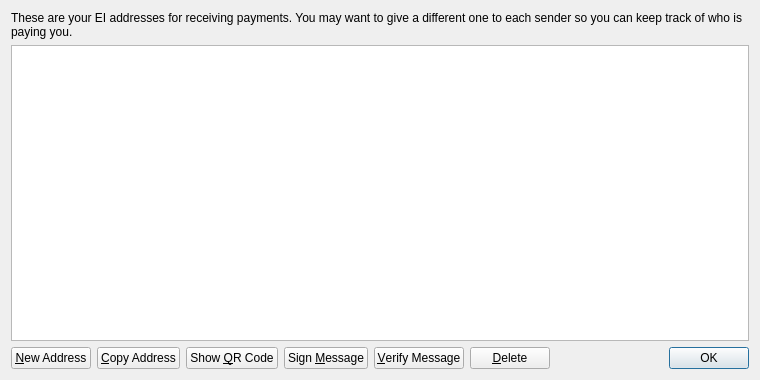
<?xml version="1.0" encoding="UTF-8"?>
<ui version="4.0">
 <class>AddressBookPage</class>
 <widget class="QWidget" name="AddressBookPage">
  <property name="geometry">
   <rect>
    <x>0</x>
    <y>0</y>
    <width>760</width>
    <height>380</height>
   </rect>
  </property>
  <property name="windowTitle">
   <string>Address Book</string>
  </property>
  <layout class="QVBoxLayout" name="verticalLayout">
   <item>
    <widget class="QLabel" name="labelExplanation">
     <property name="text">
      <string>These are your EI addresses for receiving payments. You may want to give a different one to each sender so you can keep track of who is paying you.</string>
     </property>
     <property name="textFormat">
      <enum>Qt::PlainText</enum>
     </property>
     <property name="wordWrap">
      <bool>true</bool>
     </property>
    </widget>
   </item>
   <item>
    <widget class="QTableView" name="tableView">
     <property name="contextMenuPolicy">
      <enum>Qt::CustomContextMenu</enum>
     </property>
     <property name="toolTip">
      <string>Double-click to edit address or label</string>
     </property>
     <property name="tabKeyNavigation">
      <bool>false</bool>
     </property>
     <property name="alternatingRowColors">
      <bool>true</bool>
     </property>
     <property name="selectionMode">
      <enum>QAbstractItemView::SingleSelection</enum>
     </property>
     <property name="selectionBehavior">
      <enum>QAbstractItemView::SelectRows</enum>
     </property>
     <property name="sortingEnabled">
      <bool>true</bool>
     </property>
     <attribute name="verticalHeaderVisible">
      <bool>false</bool>
     </attribute>
    </widget>
   </item>
   <item>
    <layout class="QHBoxLayout" name="horizontalLayout">
     <item>
      <widget class="QPushButton" name="newAddressButton">
       <property name="toolTip">
        <string>Create a new address</string>
       </property>
       <property name="text">
        <string>&amp;New Address</string>
       </property>
       <property name="icon">
        <iconset resource="../bitcoin.qrc">
         <normaloff>:/icons/add</normaloff>:/icons/add</iconset>
       </property>
      </widget>
     </item>
     <item>
      <widget class="QPushButton" name="copyToClipboard">
       <property name="toolTip">
        <string>Copy the currently selected address to the system clipboard</string>
       </property>
       <property name="text">
        <string>&amp;Copy Address</string>
       </property>
       <property name="icon">
        <iconset resource="../bitcoin.qrc">
         <normaloff>:/icons/editcopy</normaloff>:/icons/editcopy</iconset>
       </property>
      </widget>
     </item>
     <item>
      <widget class="QPushButton" name="showQRCode">
       <property name="text">
        <string>Show &amp;QR Code</string>
       </property>
       <property name="icon">
        <iconset resource="../bitcoin.qrc">
         <normaloff>:/icons/qrcode</normaloff>:/icons/qrcode</iconset>
       </property>
      </widget>
     </item>
     <item>
      <widget class="QPushButton" name="signMessage">
       <property name="toolTip">
        <string>Sign a message to prove you own a EI address</string>
       </property>
       <property name="text">
        <string>Sign &amp;Message</string>
       </property>
       <property name="icon">
        <iconset resource="../bitcoin.qrc">
         <normaloff>:/icons/edit</normaloff>:/icons/edit</iconset>
       </property>
      </widget>
     </item>
     <item>
      <widget class="QPushButton" name="verifyMessage">
       <property name="toolTip">
        <string>Verify a message to ensure it was signed with a specified EI address</string>
       </property>
       <property name="text">
        <string>&amp;Verify Message</string>
       </property>
       <property name="icon">
        <iconset resource="../bitcoin.qrc">
         <normaloff>:/icons/transaction_0</normaloff>:/icons/transaction_0</iconset>
       </property>
      </widget>
     </item>
     <item>
      <widget class="QPushButton" name="deleteButton">
       <property name="toolTip">
        <string>Delete the currently selected address from the list</string>
       </property>
       <property name="text">
        <string>&amp;Delete</string>
       </property>
       <property name="icon">
        <iconset resource="../bitcoin.qrc">
         <normaloff>:/icons/remove</normaloff>:/icons/remove</iconset>
       </property>
      </widget>
     </item>
     <item>
      <spacer name="horizontalSpacer">
       <property name="orientation">
        <enum>Qt::Horizontal</enum>
       </property>
       <property name="sizeHint" stdset="0">
        <size>
         <width>40</width>
         <height>20</height>
        </size>
       </property>
      </spacer>
     </item>
     <item>
      <widget class="QDialogButtonBox" name="buttonBox">
       <property name="sizePolicy">
        <sizepolicy hsizetype="Maximum" vsizetype="Fixed">
         <horstretch>0</horstretch>
         <verstretch>0</verstretch>
        </sizepolicy>
       </property>
       <property name="standardButtons">
        <set>QDialogButtonBox::Ok</set>
       </property>
      </widget>
     </item>
    </layout>
   </item>
  </layout>
 </widget>
 <resources>
  <include location="../bitcoin.qrc"/>
 </resources>
 <connections/>
</ui>
